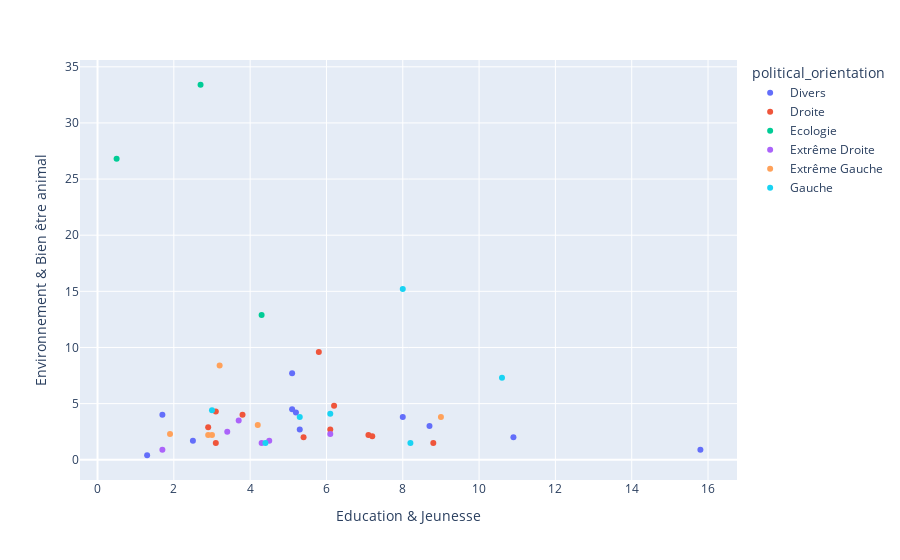

The notebook cell saved with this chart:
### Code cell
score_for_two_given_themes(first_theme="Education & Jeunesse", second_theme="Environnement & Bien être animal")

### Figure 1 — Plotly figure (JSON) as saved in the notebook; plotly's stock layout.template omitted (floating-point values rounded to 4 significant figures)
{"data": [{"customdata": [["Alex Langlois"], ["Clara Egger"], ["Fabrice Grimal"], ["François Asselineau"], ["Georges Kuzmanovic"], ["Gildas Vieira"], ["Gilles Lazzarini"], ["Jean Lassale"], ["Luc Laforets"], ["Marie Cau"], ["Martin Rocca"]], "hovertemplate": "political_orientation=Divers<br>Education & Jeunesse=%{x}<br>Environnement & Bien être animal=%{y}<br>name=%{customdata[0]}<extra></extra>", "legendgroup": "Divers", "marker": {"color": "#636efa", "symbol": "circle"}, "mode": "markers", "name": "Divers", "orientation": "v", "showlegend": true, "type": "scatter", "x": [5.1, 15.8, 1.3, 2.5, 5.1, 5.3, 5.2, 8.7, 1.7, 8, 10.9], "xaxis": "x", "y": [7.7, 0.9, 0.4, 1.7, 4.5, 2.7, 4.2, 3, 4, 3.8, 2], "yaxis": "y"}, {"customdata": [["Denis Payre"], ["Edouard Philippe"], ["Emmanuel Macron"], ["Eric Ciotti"], ["Jacline Mouraud"], ["Michel Barnier"], ["Philippe Juvin"], ["Régis Ollivier"], ["Stéphane Tauthui"], ["Valérie Pécresse"], ["Xavier Bertrand"]], "hovertemplate": "political_orientation=Droite<br>Education & Jeunesse=%{x}<br>Environnement & Bien être animal=%{y}<br>name=%{customdata[0]}<extra></extra>", "legendgroup": "Droite", "marker": {"color": "#EF553B", "symbol": "circle"}, "mode": "markers", "name": "Droite", "orientation": "v", "showlegend": true, "type": "scatter", "x": [6.2, 5.4, 5.8, 2.9, 3.1, 3.1, 7.1, 6.1, 8.8, 7.2, 3.8], "xaxis": "x", "y": [4.8, 2, 9.6, 2.9, 1.5, 4.3, 2.2, 2.7, 1.5, 2.1, 4], "yaxis": "y"}, {"customdata": [["Antoine Waechter"], ["Hélène Thouy"], ["Yannick Jadot"]], "hovertemplate": "political_orientation=Ecologie<br>Education & Jeunesse=%{x}<br>Environnement & Bien être animal=%{y}<br>name=%{customdata[0]}<extra></extra>", "legendgroup": "Ecologie", "marker": {"color": "#00cc96", "symbol": "circle"}, "mode": "markers", "name": "Ecologie", "orientation": "v", "showlegend": true, "type": "scatter", "x": [0.5, 2.7, 4.3], "xaxis": "x", "y": [26.8, 33.4, 12.9], "yaxis": "y"}, {"customdata": [["Antoine Martinez"], ["Eric Zemmour"], ["Florian Philippot"], ["Jean-Frédéric Poisson"], ["Marine Le Pen"], ["Nicolas Dupont-Aignan"]], "hovertemplate": "political_orientation=Extrême Droite<br>Education & Jeunesse=%{x}<br>Environnement & Bien être animal=%{y}<br>name=%{customdata[0]}<extra></extra>", "legendgroup": "Extrême Droite", "marker": {"color": "#ab63fa", "symbol": "circle"}, "mode": "markers", "name": "Extrême Droite", "orientation": "v", "showlegend": true, "type": "scatter", "x": [1.7, 4.5, 4.3, 3.4, 3.7, 6.1], "xaxis": "x", "y": [0.9, 1.7, 1.5, 2.5, 3.5, 2.3], "yaxis": "y"}, {"customdata": [["Anasse Kazib"], ["Fabien Roussel"], ["Gerard Filoche"], ["Jean-Luc Mélenchon"], ["Nathalie Arthaud"], ["Philippe Poutou"]], "hovertemplate": "political_orientation=Extrême Gauche<br>Education & Jeunesse=%{x}<br>Environnement & Bien être animal=%{y}<br>name=%{customdata[0]}<extra></extra>", "legendgroup": "Extrême Gauche", "marker": {"color": "#FFA15A", "symbol": "circle"}, "mode": "markers", "name": "Extrême Gauche", "orientation": "v", "showlegend": true, "type": "scatter", "x": [4.2, 9, 2.9, 3.2, 1.9, 3], "xaxis": "x", "y": [3.1, 3.8, 2.2, 8.4, 2.3, 2.2], "yaxis": "y"}, {"customdata": [["Anna Agueb-Porterie"], ["Anne Hidalgo"], ["Arnaud Montebourg"], ["Charlotte Marchandise"], ["Christiane Taubira"], ["Philippe Mazuel"], ["Pierre Larrouturou"]], "hovertemplate": "political_orientation=Gauche<br>Education & Jeunesse=%{x}<br>Environnement & Bien être animal=%{y}<br>name=%{customdata[0]}<extra></extra>", "legendgroup": "Gauche", "marker": {"color": "#19d3f3", "symbol": "circle"}, "mode": "markers", "name": "Gauche", "orientation": "v", "showlegend": true, "type": "scatter", "x": [10.6, 6.1, 3, 5.3, 8.2, 4.4, 8], "xaxis": "x", "y": [7.3, 4.1, 4.4, 3.8, 1.5, 1.5, 15.2], "yaxis": "y"}], "layout": {"legend": {"title": {"text": "political_orientation"}, "tracegroupgap": 0}, "margin": {"t": 60}, "xaxis": {"anchor": "y", "domain": [0, 1], "title": {"text": "Education & Jeunesse"}}, "yaxis": {"anchor": "x", "domain": [0, 1], "title": {"text": "Environnement & Bien être animal"}}}}
